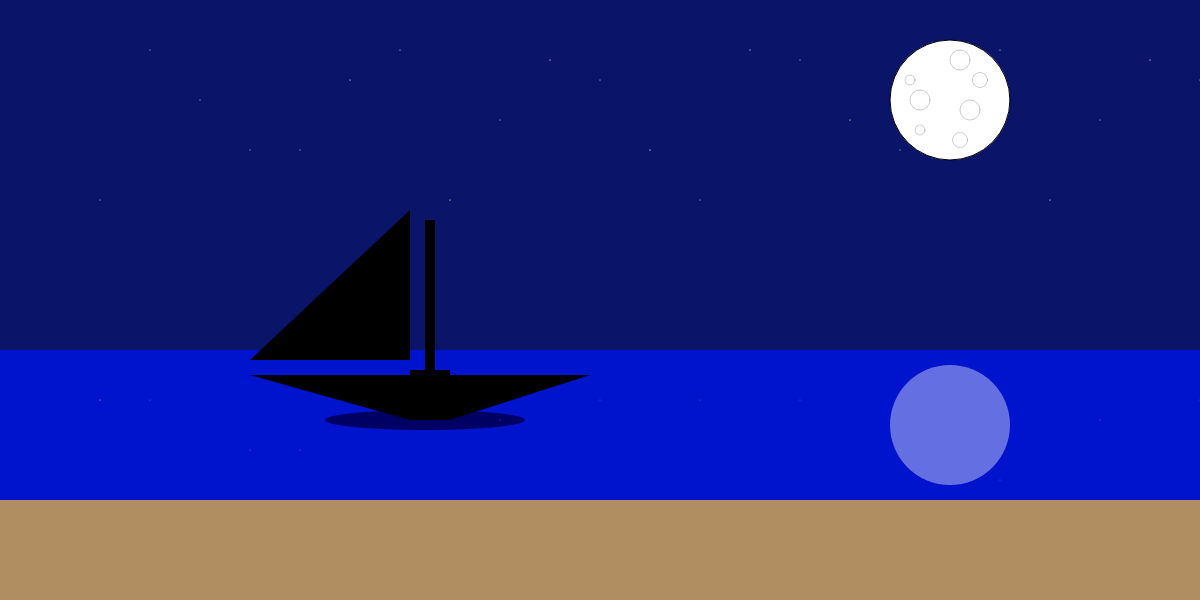
Frame 1 (no input)
Frame 60 (no input): identical to frame 1, image omitted
Frame 120 (the mouse pressed at the canvas centre since frame 60): identical to frame 1, image omitted

The p5.js sketch that drew this single still picture (run headless with seeded random() and noise() and a simulated clock; from frame 60 on, the mouse is pressed at the canvas centre):

// p5.js sketch
// ── sketch.js
//Alexander Morales 
//Title: First Light of the Moon
   /*Concept/Theme: I am investigating how basic geometric primitives in code can create complex emotional atmospheres. 
   This piece explores using triangles and arcs to construct a sailboat and moon, testing how color gradients in the "dark blue" spectrum affect the viewer's sense of depth.
  .*/ 
function setup() {
  createCanvas(1200,600);
}

function draw() {
  background(10,20,104);//color of the background (sky)
  fill(255);
  stroke(0);
  circle(950,100,120); //moon
///creating the craters on the moon
  stroke(0,0,0,50);
  circle(920,100,20);
  circle(970,110,20);
  circle(960,60,20);
  circle(910,80,10);
    circle(920,130,10);
     circle(960,140,15);
     circle(980,80,15);

  


  fill(255);
  noStroke();
circle(200,100,1);//star
circle(300,150,1);//star
circle(400,50,1);//star
circle(500,120,1);//star
circle(600,80,1);//star
circle(700,200,1);//star
circle(800,60,1);//star
circle(900,150,1);//star
circle(1000,50,1);//star
circle(1100,120,1);//star
circle(1200,80,1);//star
circle(100,200,1);//star 
circle(150,50,1);//star
circle(250,150,1);//star
circle(350,80,1);//star
circle(450,200,1);//star
circle(550,60,1);//star
circle(650,150,1);//star
circle(750,50,1);//star
circle(850,120,1);//star
circle(950,80,1);//star
circle(1050,200,1);//star
circle(1150,60,1);//star


fill(0,20,205);  
rect(0,350,1200,250);//water


////triangle(x1, y1, x2, y2, x3, y3)
fill(0.0,0,100)
ellipse(425,420,200,20);//shadow of the boat

fill(0);
triangle(410,420,410,375,250,375);//boat
triangle(450,420,450,375,590,375);//boat
rect(410,370,40,50);//boat
rect(425,220,10,200);//boat
triangle(410,210,410,360,250,360);//boat



fill(176,142,98);
rect(0,500,1200,100);//land

fill(255,255,255,100);
noStroke();
circle(950,425,120);///reflection of the moon
fill(255,255,255,100);
  noStroke();
circle(100,400,1);//star
circle(300,450,1);//star
circle(500,420,1);//star
circle(600,400,1);//star
circle(700,400,1);//star
circle(800,400,1);//star
circle(900,450,1);//star
circle(1000,480,1);//star
circle(1100,420,1);//star
circle(1200,400,1);//star
circle(100,400,1);//star 
circle(150,400,1);//star
circle(250,450,1);//star
circle(350,80,1);//star
circle(450,200,1);//star
circle(550,60,1);//star
circle(650,150,1);//star
circle(750,50,1);//star
circle(850,120,1);//star
circle(950,80,1);//star
circle(1050,200,1);//star
circle(1150,60,1);//star


}
